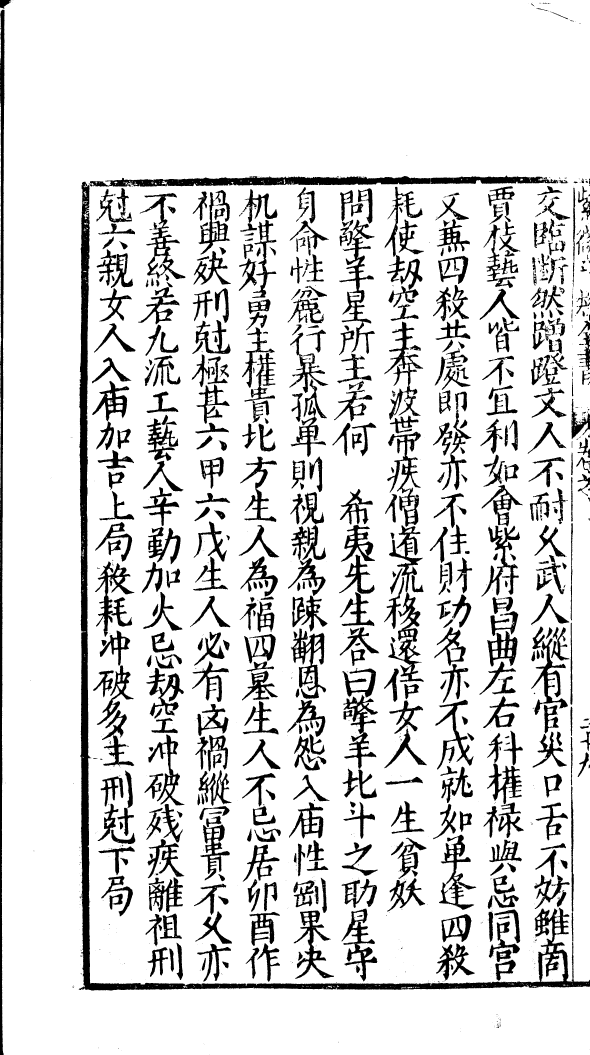
#> input picture tmp_sdzj0170/shuge_ocr/key_pages/p66_full300.png, 2360 x 4220 px, found by its file name (shown at 1/4 size)
$ python crop_p66e.py
#> lines starting #> are read from the running program, lines starting #| are printed output that depends on the picture; after the words box and inside, x2 and y2 are one past the last pixel; in counts of white or black regions, pixels touching at a corner belong together
# -*- coding: utf-8 -*-
"""第五版：修正 y 后重裁 凶 字（y 2640~2960）与上下文 有凶禍（y 2480~3000）"""
import sys
sys.stdout.reconfigure(encoding="utf-8")
from PIL import Image

src = r"D:\OH-WorkSpace\Destiny_agent\tmp_sdzj0170\shuge_ocr\key_pages\p66_full300.png"
img = Image.open(src)
#> img is the input picture: PIL image 2360x4220 RGB; 85.8% white; 1493 black regions (862 under 20 px), largest, box (x1, y1, x2, y2) and area: (316, 727, 2360, 3962) 147145, (355, 702, 2232, 747) 47001, (0, 38, 18, 4220) 42045

c1 = img.crop((700, 2640, 950, 2960))
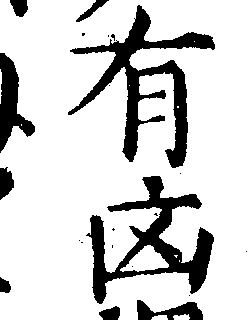
#> c1: PIL image 250x320 RGB; 82.3% white; 22 black regions (13 under 20 px), largest, box (x1, y1, x2, y2) and area: (68, 5, 215, 168) 5586, (86, 176, 214, 304) 5105, (0, 53, 35, 153) 1582
c1 = c1.resize((c1.width * 8, c1.height * 8), Image.LANCZOS)
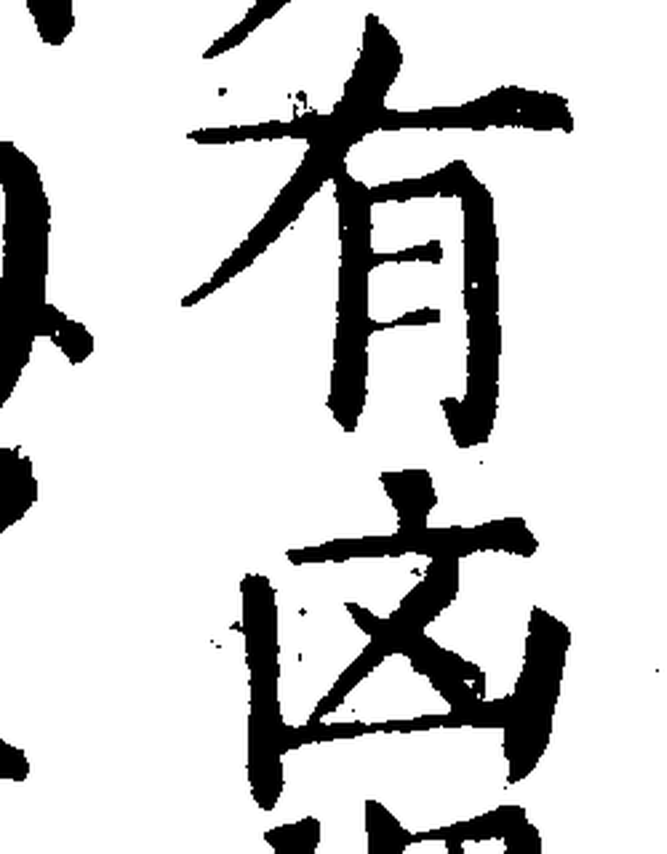
#> c1: PIL image 2000x2560 RGB (shown at 1/3 size); min 0, max 255, mean 209.9
o1 = r"D:\OH-WorkSpace\Destiny_agent\tmp_sdzj0170\shuge_ocr\key_pages\p66_xiong_single2_8x.png"
c1.save(o1)
print("saved", o1, c1.size)
#| saved D:\OH-WorkSpace\Destiny_agent\tmp_sdzj0170\shuge_ocr\key_pages\p66_xiong_single2_8x.png (2000, 2560)

c2 = img.crop((700, 2480, 950, 3000))
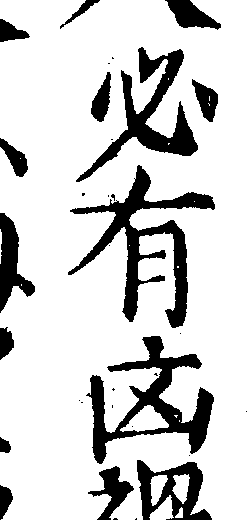
#> c2: PIL image 250x520 RGB; 82% white; 33 black regions (18 under 20 px), largest, box (x1, y1, x2, y2) and area: (68, 165, 215, 328) 5586, (86, 336, 214, 464) 5105, (76, 47, 198, 182) 3998
c2 = c2.resize((c2.width * 6, c2.height * 6), Image.LANCZOS)
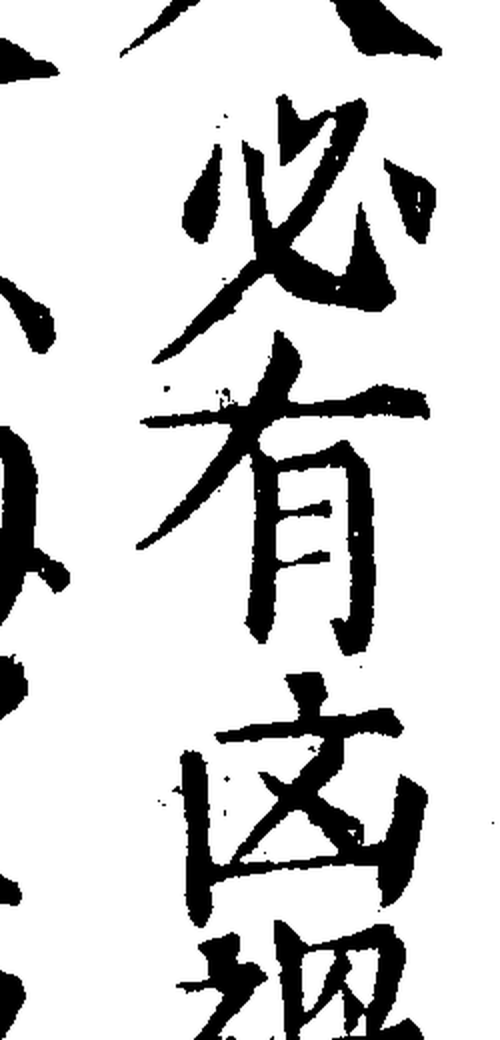
#> c2: PIL image 1500x3120 RGB (shown at 1/3 size); min 0, max 255, mean 209.2
o2 = r"D:\OH-WorkSpace\Destiny_agent\tmp_sdzj0170\shuge_ocr\key_pages\p66_youxionghuo_6x.png"
c2.save(o2)
print("saved", o2, c2.size)
#| saved D:\OH-WorkSpace\Destiny_agent\tmp_sdzj0170\shuge_ocr\key_pages\p66_youxionghuo_6x.png (1500, 3120)

$ run again, with tmp_sdzj0170/shuge_ocr/key_pages/p10_full300.png copied over tmp_sdzj0170/shuge_ocr/key_pages/p66_full300.png
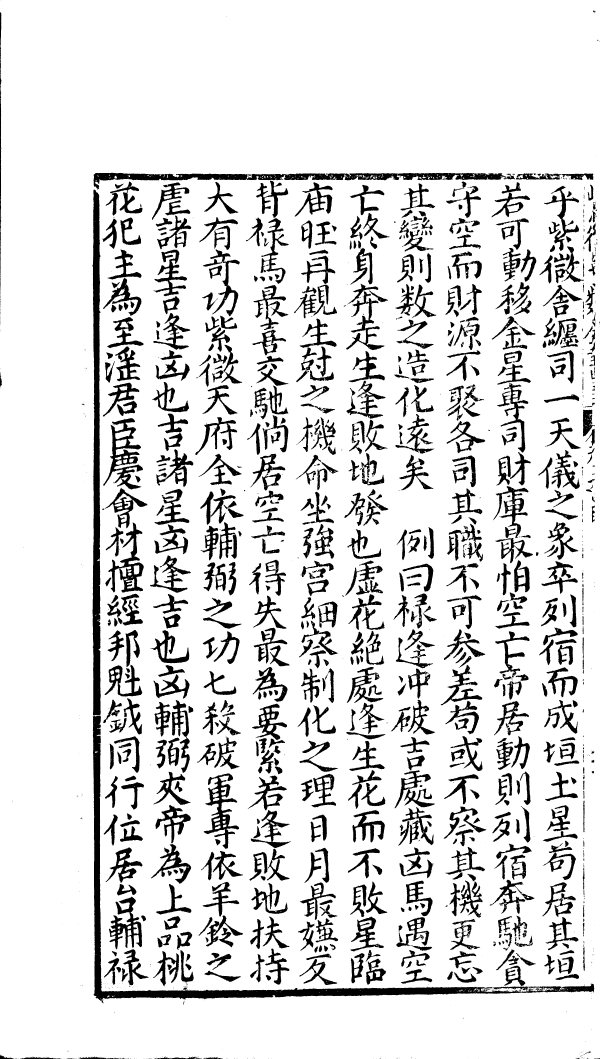
#> input picture tmp_sdzj0170/shuge_ocr/key_pages/p10_full300.png, 2399 x 4236 px, found by its file name (shown at 1/4 size)
#> img is the input picture: PIL image 2399x4236 RGB; 86.3% white; 1555 black regions (703 under 20 px), largest, box (x1, y1, x2, y2) and area: (369, 758, 2377, 4013) 132575, (374, 691, 2061, 757) 36493, (413, 1672, 572, 1958) 14541
#> `c1 = c1.resize((c1.width * 8, c1.height * 8), Image.LANCZOS)`:
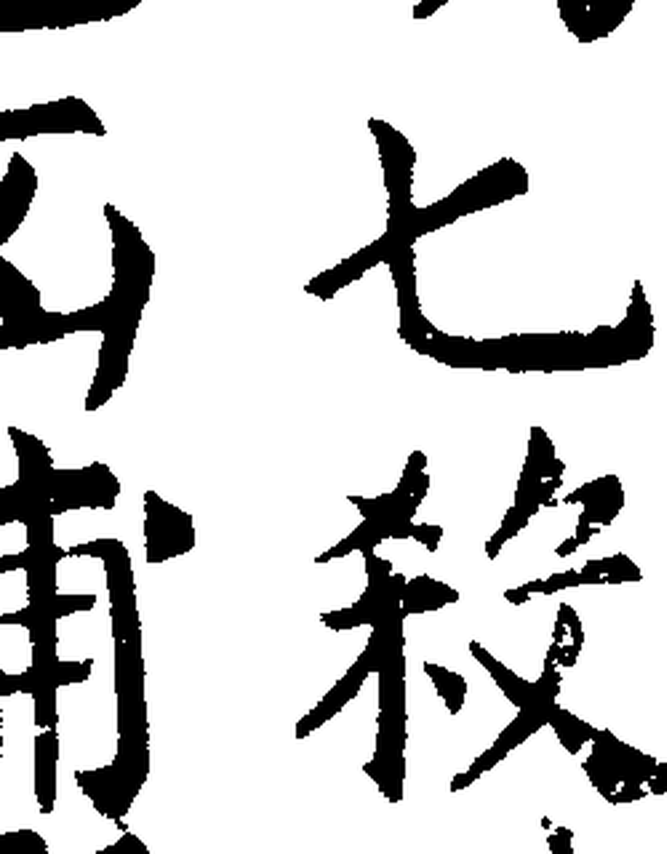
#> c1: PIL image 2000x2560 RGB (shown at 1/3 size); min 0, max 255, mean 204.8
#| saved D:\OH-WorkSpace\Destiny_agent\tmp_sdzj0170\shuge_ocr\key_pages\p66_xiong_single2_8x.png (2000, 2560)
#> `c2 = c2.resize((c2.width * 6, c2.height * 6), Image.LANCZOS)`:
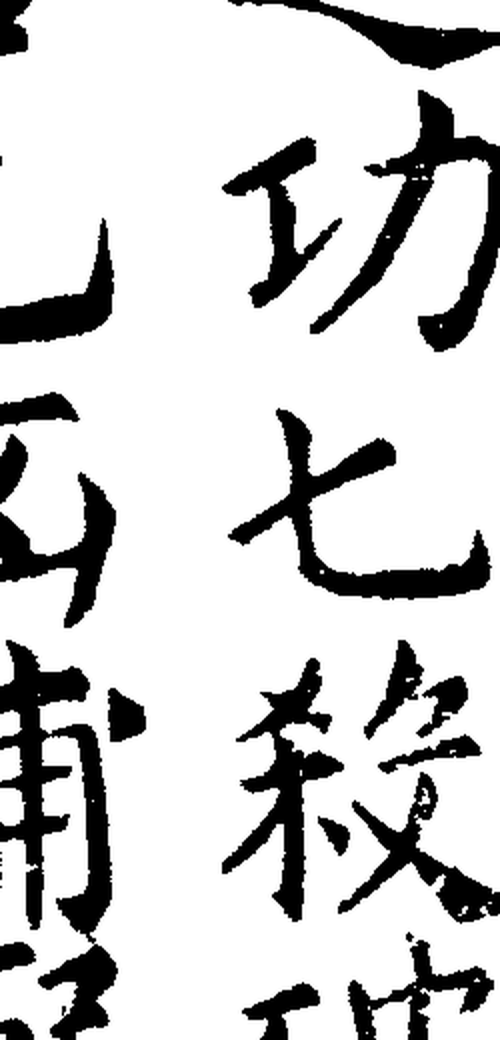
#> c2: PIL image 1500x3120 RGB (shown at 1/3 size); min 0, max 255, mean 205.5
#| saved D:\OH-WorkSpace\Destiny_agent\tmp_sdzj0170\shuge_ocr\key_pages\p66_youxionghuo_6x.png (1500, 3120)

$ run again, with tmp_sdzj0170/shuge_ocr/key_pages/p201_full300.png copied over tmp_sdzj0170/shuge_ocr/key_pages/p66_full300.png
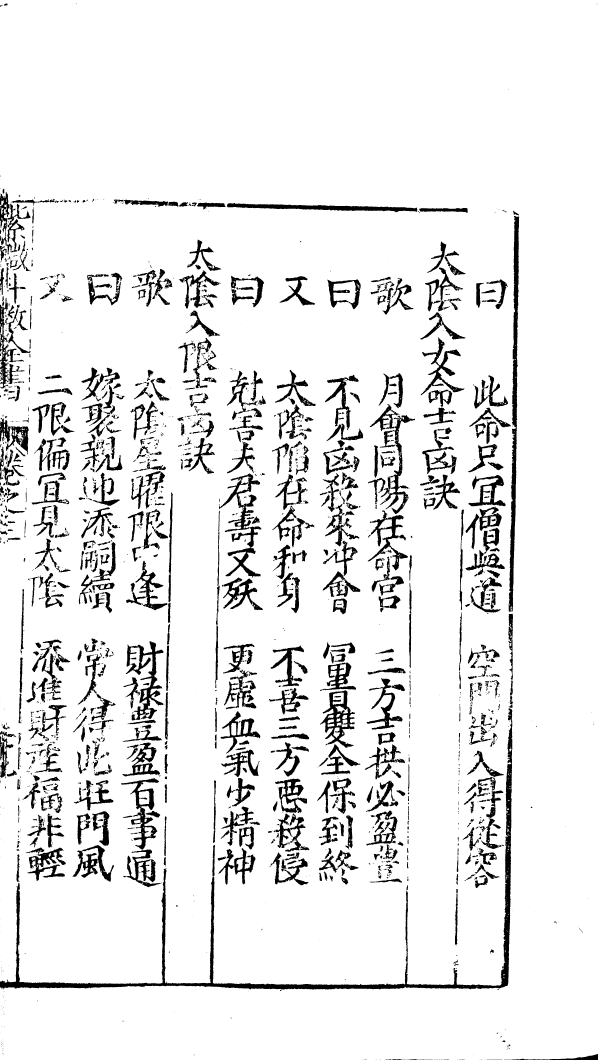
#> input picture tmp_sdzj0170/shuge_ocr/key_pages/p201_full300.png, 2391 x 4240 px, found by its file name (shown at 1/4 size)
#> img is the input picture: PIL image 2391x4240 RGB; 91.2% white; 1987 black regions (998 under 20 px), largest, box (x1, y1, x2, y2) and area: (0, 2833, 2050, 3958) 71340, (2034, 864, 2077, 2447) 25562, (876, 1894, 1046, 2311) 15970
#> `c1 = c1.resize((c1.width * 8, c1.height * 8), Image.LANCZOS)`:
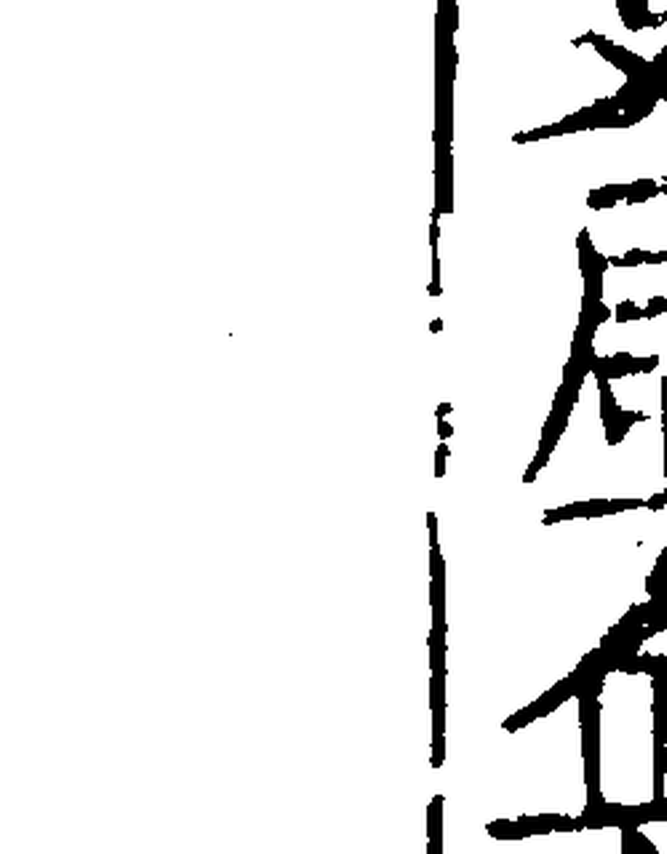
#> c1: PIL image 2000x2560 RGB (shown at 1/3 size); min 0, max 255, mean 234.6
#| saved D:\OH-WorkSpace\Destiny_agent\tmp_sdzj0170\shuge_ocr\key_pages\p66_xiong_single2_8x.png (2000, 2560)
#> `c2 = c2.resize((c2.width * 6, c2.height * 6), Image.LANCZOS)`:
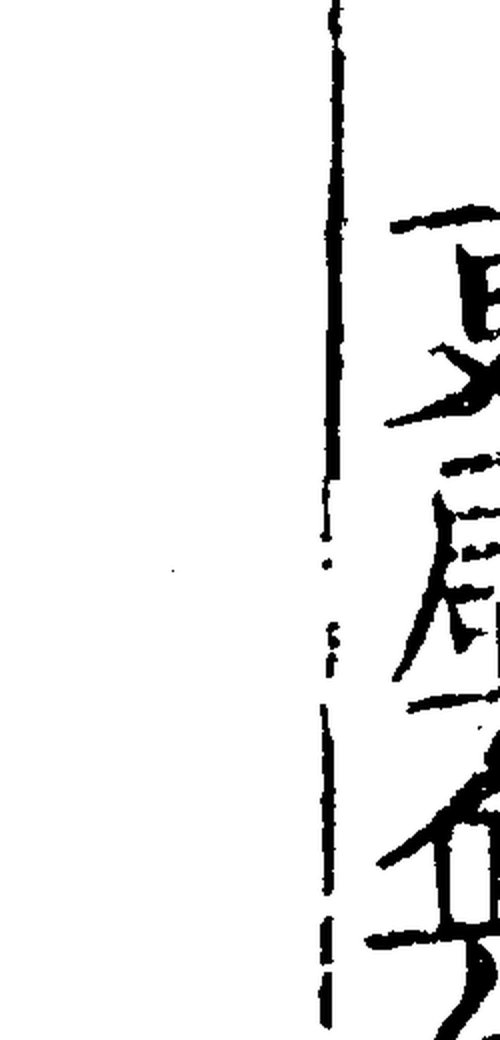
#> c2: PIL image 1500x3120 RGB (shown at 1/3 size); min 0, max 255, mean 237.2
#| saved D:\OH-WorkSpace\Destiny_agent\tmp_sdzj0170\shuge_ocr\key_pages\p66_youxionghuo_6x.png (1500, 3120)
